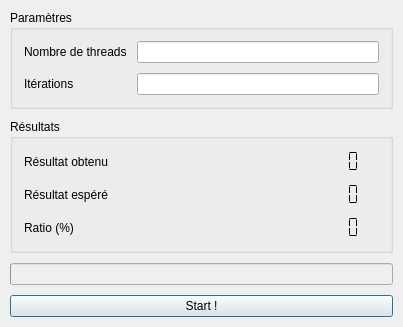
<?xml version="1.0" encoding="UTF-8"?>
<ui version="4.0">
 <class>Dialog</class>
 <widget class="QDialog" name="Dialog">
  <property name="geometry">
   <rect>
    <x>0</x>
    <y>0</y>
    <width>403</width>
    <height>324</height>
   </rect>
  </property>
  <property name="sizePolicy">
   <sizepolicy hsizetype="MinimumExpanding" vsizetype="MinimumExpanding">
    <horstretch>0</horstretch>
    <verstretch>0</verstretch>
   </sizepolicy>
  </property>
  <property name="font">
   <font>
    <pointsize>9</pointsize>
   </font>
  </property>
  <property name="windowTitle">
   <string>PCO | Labo 1</string>
  </property>
  <layout class="QVBoxLayout" name="verticalLayout_2" stretch="1,1,0,0">
   <property name="spacing">
    <number>10</number>
   </property>
   <property name="leftMargin">
    <number>10</number>
   </property>
   <property name="topMargin">
    <number>10</number>
   </property>
   <property name="rightMargin">
    <number>10</number>
   </property>
   <property name="bottomMargin">
    <number>10</number>
   </property>
   <item>
    <widget class="QGroupBox" name="groupBox">
     <property name="title">
      <string>Paramètres</string>
     </property>
     <layout class="QVBoxLayout" name="verticalLayout">
      <item>
       <layout class="QFormLayout" name="formLayout">
        <property name="horizontalSpacing">
         <number>10</number>
        </property>
        <property name="verticalSpacing">
         <number>10</number>
        </property>
        <item row="0" column="0">
         <widget class="QLabel" name="labelNbThreads">
          <property name="text">
           <string>Nombre de threads</string>
          </property>
         </widget>
        </item>
        <item row="1" column="0">
         <widget class="QLabel" name="labelNbIterations">
          <property name="text">
           <string>Itérations</string>
          </property>
         </widget>
        </item>
        <item row="0" column="1">
         <widget class="QLineEdit" name="editNbThreads">
          <property name="sizePolicy">
           <sizepolicy hsizetype="MinimumExpanding" vsizetype="Minimum">
            <horstretch>0</horstretch>
            <verstretch>0</verstretch>
           </sizepolicy>
          </property>
          <property name="maxLength">
           <number>22</number>
          </property>
          <property name="alignment">
           <set>Qt::AlignRight|Qt::AlignTrailing|Qt::AlignVCenter</set>
          </property>
         </widget>
        </item>
        <item row="1" column="1">
         <widget class="QLineEdit" name="editNbIterations">
          <property name="sizePolicy">
           <sizepolicy hsizetype="MinimumExpanding" vsizetype="Minimum">
            <horstretch>0</horstretch>
            <verstretch>0</verstretch>
           </sizepolicy>
          </property>
          <property name="maxLength">
           <number>22</number>
          </property>
          <property name="alignment">
           <set>Qt::AlignRight|Qt::AlignTrailing|Qt::AlignVCenter</set>
          </property>
         </widget>
        </item>
       </layout>
      </item>
     </layout>
    </widget>
   </item>
   <item>
    <widget class="QGroupBox" name="groupBox_2">
     <property name="title">
      <string>Résultats</string>
     </property>
     <layout class="QVBoxLayout" name="verticalLayout_3">
      <item>
       <layout class="QFormLayout" name="formLayout_2">
        <property name="sizeConstraint">
         <enum>QLayout::SetMaximumSize</enum>
        </property>
        <property name="fieldGrowthPolicy">
         <enum>QFormLayout::AllNonFixedFieldsGrow</enum>
        </property>
        <property name="labelAlignment">
         <set>Qt::AlignLeading|Qt::AlignLeft|Qt::AlignVCenter</set>
        </property>
        <property name="formAlignment">
         <set>Qt::AlignRight|Qt::AlignTrailing|Qt::AlignVCenter</set>
        </property>
        <property name="horizontalSpacing">
         <number>10</number>
        </property>
        <property name="verticalSpacing">
         <number>10</number>
        </property>
        <item row="0" column="0">
         <widget class="QLabel" name="labelResObtenu">
          <property name="text">
           <string>Résultat obtenu</string>
          </property>
         </widget>
        </item>
        <item row="0" column="1">
         <widget class="QLCDNumber" name="lcdNumberResObtenu">
          <property name="frameShape">
           <enum>QFrame::NoFrame</enum>
          </property>
          <property name="frameShadow">
           <enum>QFrame::Plain</enum>
          </property>
          <property name="digitCount">
           <number>22</number>
          </property>
          <property name="segmentStyle">
           <enum>QLCDNumber::Flat</enum>
          </property>
         </widget>
        </item>
        <item row="1" column="0">
         <widget class="QLabel" name="labelResEspere">
          <property name="text">
           <string>Résultat espéré</string>
          </property>
         </widget>
        </item>
        <item row="1" column="1">
         <widget class="QLCDNumber" name="lcdNumberResEspere">
          <property name="frameShape">
           <enum>QFrame::NoFrame</enum>
          </property>
          <property name="frameShadow">
           <enum>QFrame::Plain</enum>
          </property>
          <property name="digitCount">
           <number>22</number>
          </property>
          <property name="segmentStyle">
           <enum>QLCDNumber::Flat</enum>
          </property>
         </widget>
        </item>
        <item row="2" column="0">
         <widget class="QLabel" name="labelResRatio">
          <property name="text">
           <string>Ratio (%)</string>
          </property>
         </widget>
        </item>
        <item row="2" column="1">
         <widget class="QLCDNumber" name="lcdNumberResRatio">
          <property name="frameShape">
           <enum>QFrame::NoFrame</enum>
          </property>
          <property name="frameShadow">
           <enum>QFrame::Plain</enum>
          </property>
          <property name="smallDecimalPoint">
           <bool>false</bool>
          </property>
          <property name="digitCount">
           <number>22</number>
          </property>
          <property name="segmentStyle">
           <enum>QLCDNumber::Flat</enum>
          </property>
         </widget>
        </item>
       </layout>
      </item>
     </layout>
    </widget>
   </item>
   <item>
    <widget class="QProgressBar" name="progressBar">
     <property name="enabled">
      <bool>false</bool>
     </property>
     <property name="minimum">
      <number>0</number>
     </property>
     <property name="maximum">
      <number>1</number>
     </property>
     <property name="value">
      <number>0</number>
     </property>
     <property name="textVisible">
      <bool>false</bool>
     </property>
     <property name="invertedAppearance">
      <bool>false</bool>
     </property>
    </widget>
   </item>
   <item>
    <widget class="QPushButton" name="startButton">
     <property name="text">
      <string>Start !</string>
     </property>
    </widget>
   </item>
  </layout>
 </widget>
 <layoutdefault spacing="6" margin="11"/>
 <resources/>
 <connections/>
</ui>
